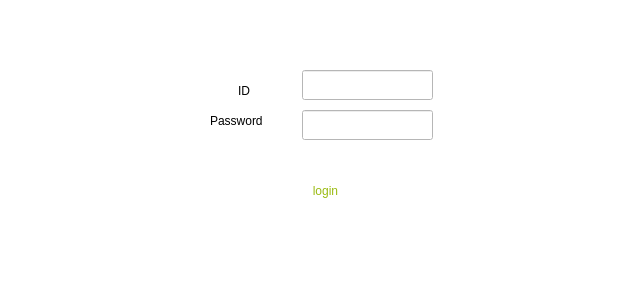
<?xml version="1.0" encoding="UTF-8"?>
<ui version="4.0">
 <class>MainWindow</class>
 <widget class="QMainWindow" name="MainWindow">
  <property name="geometry">
   <rect>
    <x>0</x>
    <y>0</y>
    <width>625</width>
    <height>306</height>
   </rect>
  </property>
  <property name="windowTitle">
   <string>MainWindow</string>
  </property>
  <property name="styleSheet">
   <string notr="true">background-color:white;</string>
  </property>
  <widget class="QWidget" name="centralwidget">
   <widget class="QLineEdit" name="pw_line">
    <property name="geometry">
     <rect>
      <x>302</x>
      <y>110</y>
      <width>131</width>
      <height>30</height>
     </rect>
    </property>
    <property name="text">
     <string/>
    </property>
    <property name="echoMode">
     <enum>QLineEdit::Password</enum>
    </property>
    <property name="readOnly">
     <bool>false</bool>
    </property>
   </widget>
   <widget class="QLineEdit" name="id_line">
    <property name="geometry">
     <rect>
      <x>302</x>
      <y>70</y>
      <width>131</width>
      <height>30</height>
     </rect>
    </property>
    <property name="inputMask">
     <string/>
    </property>
    <property name="text">
     <string/>
    </property>
    <property name="echoMode">
     <enum>QLineEdit::Normal</enum>
    </property>
   </widget>
   <widget class="QPushButton" name="login_btn">
    <property name="geometry">
     <rect>
      <x>280</x>
      <y>170</y>
      <width>91</width>
      <height>41</height>
     </rect>
    </property>
    <property name="styleSheet">
     <string notr="true">color: #9aba11;
background-color: white;
border: 2px solid 9aba11;
border-radius:  20px;</string>
    </property>
    <property name="text">
     <string>login</string>
    </property>
   </widget>
   <widget class="QLabel" name="id_label">
    <property name="geometry">
     <rect>
      <x>210</x>
      <y>80</y>
      <width>68</width>
      <height>22</height>
     </rect>
    </property>
    <property name="text">
     <string>ID</string>
    </property>
    <property name="alignment">
     <set>Qt::AlignCenter</set>
    </property>
   </widget>
   <widget class="QLabel" name="pw_label">
    <property name="geometry">
     <rect>
      <x>210</x>
      <y>110</y>
      <width>71</width>
      <height>22</height>
     </rect>
    </property>
    <property name="text">
     <string>Password</string>
    </property>
   </widget>
  </widget>
 </widget>
 <resources/>
 <connections>
  <connection>
   <sender>login_btn</sender>
   <signal>clicked()</signal>
   <receiver>MainWindow</receiver>
   <slot>check()</slot>
   <hints>
    <hint type="sourcelabel">
     <x>346</x>
     <y>196</y>
    </hint>
    <hint type="destinationlabel">
     <x>359</x>
     <y>238</y>
    </hint>
   </hints>
  </connection>
 </connections>
 <slots>
  <slot>check()</slot>
 </slots>
</ui>
